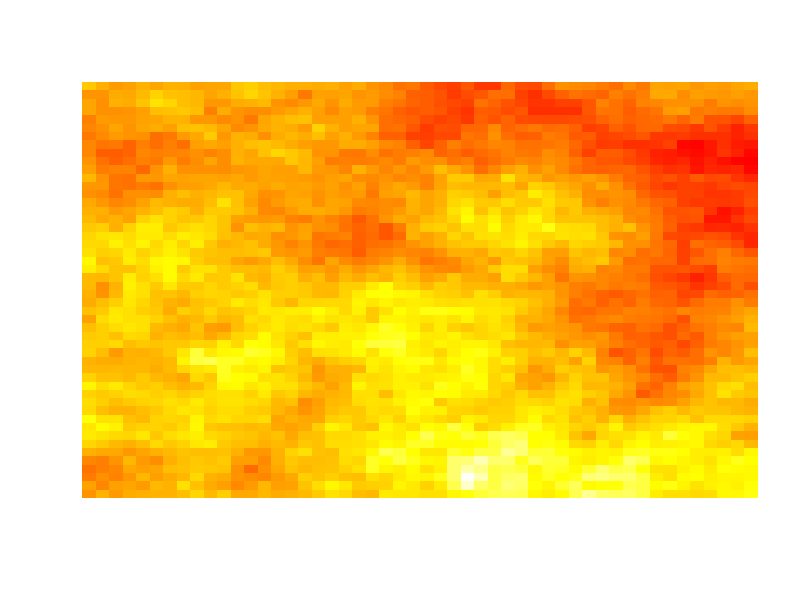

Generate this figure with R: (Note: a time limit stopped this script after it produced the figure.)
##########################################################################
### Simulation
### True Variance: It is the variance calculated by 100 times simulation
###                It is related to the size of domains. (e.g. for a
###                20 by 20 squre, its var is different to that of a 
###                30 by 30 one.)
###
### True Mean: It is also depends on the size of domains, and
###            it is also simulated 100 times for the mean.
###
### Author: Leshun Xu
### Last modified date: 2019-07-15
##########################################################################


# setwd("working directory")
library(MASS)

nedge <- 50        # the number of the colums and rows of the Z field
mpts <- nedge^2    # the number of individuals in the Z field

p2p.dis <- matrix(0, mpts, mpts)
for(i in 1:mpts){
  for(j in i:mpts){
    p1 <- (i-1)%/%nedge
    p2 <- (i-1)%%nedge
    q1 <- (j-1)%/%nedge
    q2 <- (j-1)%%nedge
    dis <- sqrt((p1-q1)^2+(p2-q2)^2)
    p2p.dis[i,j] <- dis
    p2p.dis[j,i] <- dis
  }
}

sigma <- exp(-0.05*p2p.dis) # transfer distance into covariances

set.seed(2019)
seqn <- mvrnorm(n = 1, rep(0, mpts), sigma)
pix <- matrix(seqn, nedge, nedge, byrow = TRUE) # generate the Z field

# plot the Z field
pixtt <- pix[,nrow(pix):1]
image(pixtt, col=heat.colors(100), axes=FALSE)


g <- function(z){
  exp(z)/(1+exp(z))
}

f <- function(z){
  z                    # case1: f(z)=z
  # z^3-3*z^2+2*z+0.01   # case2: f(z)=z^3-3*z^2+2*z+0.01
  # 2*sin(z)             # case3: f(z)=2*sin(z)
  # exp(z)-5             # case4: f(z)=exp(z)
}

# This function is for the inclusion probabilities of HT estimators.
selec.prob <- function(ind1, ind2, dn, m1, m2, k){
  p1 <- m1/dn; p2 <- m2/dn
  pi1 <- 1-(1-p1)^k
  pi2 <- 1-(1-p2)^k
  pi12 <- 2*(k-1)*pi1*pi2/(2*k-pi1-pi2)
  c(pi1, pi2, pi12)
}

field.z <- pix
field.f <- f(field.z)
field.g <- g(field.z)

##########################################################################
### Simulation for the true variance and true mean (start here)
SumSnSeq <- data.frame(matrix(ncol = nedge, nrow = 0))
colnames(SumSnSeq) <- paste("Sn", 1:nedge, sep = "")

t <- 0
for (i in 1:100) {
  t <- t+1
  set.seed(i)
  seqn <- mvrnorm(n = 1, rep(0, mpts), sigma)
  pix.t <- matrix(seqn, nedge, nedge, byrow = TRUE)
  field.z.t <- pix.t
  field.f.t <- f(field.z.t)
  vecTemp <- NULL
  for (j in 1:nedge) {
    vecTemp <- c(vecTemp, sum(field.f.t[1:j,1:j]))
  }
  SumSnSeq[t,] <- vecTemp
}
### Simulation for the true variance and true mean (end here)
##########################################################################

set.seed(2)
temp.r <- rbinom(mpts, 1, field.g)
field.r <- matrix(temp.r, nedge, nedge, byrow = FALSE)

field.x <- field.f*field.r

size <- seq(40, nedge, 1)

recorded <- data.frame(matrix(ncol = 11, nrow = 0))
colnames(recorded) <- c("SampleSize", "DnSize", "DnVar",
                        "NEW.var","NEW.err1",
                        "HT.var", "HTvar.err3",
                        "Sum.MHT", "Sum.MHT.err",
                        "Sum.HT", "Sum.HT.err"
)

t <- 0

for (s in size) {
  t <- t+1
  r01 <- matrix(0, s, nedge-s)
  r02 <- matrix(0, nedge-s, nedge)
  Rn <- field.r[1:s, 1:s]
  Rn2field <- cbind(Rn, r01)
  Rn2field <- rbind(Rn2field, r02)
  index <- which(Rn2field!=0)
  sample.cov <- sigma[index, index]
  
  Dn.1 <- matrix(1, s, s)
  temp.field <- cbind(Dn.1, r01)
  temp.field <- rbind(temp.field, r02)
  index2 <- which(temp.field!=0)
  Dn.f <- field.f[index2]
  
  sumDn.true <- sum(Dn.f)
  varDn.true <- var(SumSnSeq[,s])
  
  
  f.seq <- field.f[index]   # Observed as a sample
  g.seq <- field.g[index]
  
  n.seq <- length(index)    # it is the sample size
  Dn.size <- length(index2) # It is the finite population size
  
  varDn.est.HT <- 0         # This is H-T estimator of the variance
  sumDn.est.MHT <- 0        # This is MHT estimator of the pop total
  sumDn.est.HT <- 0         # This is H-T estimator of the pop total
  for (i in 1:n.seq) {
    for (j in 1:n.seq) {
      if (i==j) {
        selec.s <- selec.prob(index[i], index[j], s^2, 1, 1, n.seq)
        selec.i <- selec.s[1]
        varDn.est.HT <- varDn.est.HT + f.seq[i]^2*(1-selec.i)/selec.i^2
      }else{
        selec.s <- selec.prob(index[i], index[j], s^2, 1, 1, n.seq)
        selec.i <- selec.s[1]
        selec.j <- selec.s[2]
        selec.ij <- selec.s[3]
        varDn.est.HT <- varDn.est.HT + f.seq[i]*f.seq[j]*(selec.ij - selec.i * selec.j)/selec.ij/selec.i/selec.j
      }
    }
    sumDn.est.MHT <- sumDn.est.MHT + f.seq[i]/g.seq[i]
    
    selec.s <- selec.prob(index[i], index[i], s^2, 1, 1, n.seq)
    selec.i <- selec.s[1]
    sumDn.est.HT <- sumDn.est.HT + f.seq[i]/selec.i
  }
  
  field.xtmp <- field.x
  
  ##########################################################################
  ### The mHT estimator of the variance (start here)
  
  kn <- floor(s^0.7)   # the bolck size is kn*kn
  mn <- floor(50/kn)   # the number of blocks is mn*mn
  vbar <- sumDn.est.MHT/mn/mn
  figi <- field.xtmp/field.g
  sumtmp <- 0

  ### Note: In the following, blue blocks are neighbours of a red block.
  ## Case 1: Number of red blocks=1; Number of blue blocks=3;
  c1rblock <- figi[1:kn, 1:kn]
  term1 <- sum(c1rblock)-vbar
  sumtmp <- sumtmp + term1^2
  c1bblock1 <- figi[(kn+1):(2*kn), 1:kn]
  sumtmp <- sumtmp +term1 * (sum(c1bblock1) - vbar)
  c1bblock2 <- figi[1:kn, (kn+1):(2*kn)]
  sumtmp <- sumtmp +term1 * (sum(c1bblock2) - vbar)
  c1bblock3 <- figi[(kn+1):(2*kn), (kn+1):(2*kn)]
  sumtmp <- sumtmp +term1 * (sum(c1bblock3) - vbar)
  
  ## Case 2: Number of red blocks=mn-2; Number of blue blocks=5;
  for (m in 1:(mn-2)) {
    c2rblock <- figi[(m*kn+1):((m+1)*kn), 1:kn]
    term1 <- sum(c2rblock)-vbar
    sumtmp <- sumtmp + term1^2
    c2bblock1 <- figi[((m-1)*kn+1):(m*kn), 1:kn]               # on its left
    sumtmp <- sumtmp +term1 * (sum(c2bblock1) - vbar)
    c2bblock2 <- figi[((m+1)*kn+1):((m+2)*kn), 1:kn]           # on its right
    sumtmp <- sumtmp +term1 * (sum(c2bblock2) - vbar)
    c2bblock3 <- figi[((m-1)*kn+1):(m*kn), (kn+1):(kn+kn)]     # left-bottom
    sumtmp <- sumtmp +term1 * (sum(c2bblock3) - vbar)
    c2bblock4 <- figi[(m*kn+1):((m+1)*kn), (kn+1):(kn+kn)]     # under it
    sumtmp <- sumtmp +term1 * (sum(c2bblock4) - vbar)
    c2bblock5 <- figi[((m+1)*kn+1):((m+2)*kn), (kn+1):(kn+kn)] # right-bottom
    sumtmp <- sumtmp +term1 * (sum(c2bblock5) - vbar)
  }
  
  ## Case 3:  Number of red blocks=1; Number of blue blocks=3;
  c3rblock <- figi[((mn-1)*kn+1):(mn*kn), 1:kn]
  term1 <- sum(c3rblock)-vbar
  sumtmp <- sumtmp + term1^2
  c3bblock1 <- figi[((mn-2)*kn+1):((mn-1)*kn), 1:kn]
  sumtmp <- sumtmp +term1 * (sum(c3bblock1) - vbar)
  c3bblock2 <- figi[((mn-2)*kn+1):((mn-1)*kn), (kn+1):(2*kn)]
  sumtmp <- sumtmp +term1 * (sum(c3bblock2) - vbar)
  c3bblock3 <- figi[((mn-1)*kn+1):(mn*kn), (kn+1):(2*kn)]
  sumtmp <- sumtmp +term1 * (sum(c3bblock3) - vbar)
  
  ## Case 4: Number of red blocks=mn-2; Number of blue blocks=5;
  for (m in 1:(mn-2)) {
    c4rblock <- figi[1:kn, (m*kn+1):((m+1)*kn)]
    term1 <- sum(c4rblock)-vbar
    sumtmp <- sumtmp + term1^2
    c4bblock1 <- figi[1:kn, ((m-1)*kn+1):(m*kn)]               # above it
    sumtmp <- sumtmp +term1 * (sum(c4bblock1) - vbar)
    c4bblock2 <- figi[1:kn, ((m+1)*kn+1):((m+2)*kn)]           # under it
    sumtmp <- sumtmp +term1 * (sum(c4bblock2) - vbar)
    c4bblock3 <- figi[(kn+1):(kn+kn), ((m-1)*kn+1):(m*kn)]     # right-top
    sumtmp <- sumtmp +term1 * (sum(c4bblock3) - vbar)
    c4bblock4 <- figi[(kn+1):(kn+kn), (m*kn+1):((m+1)*kn)]     # right
    sumtmp <- sumtmp +term1 * (sum(c4bblock4) - vbar)
    c4bblock5 <- figi[(kn+1):(kn+kn), ((m+1)*kn+1):((m+2)*kn)] # right-bottom
    sumtmp <- sumtmp +term1 * (sum(c4bblock5) - vbar)
  }
  
  ## Case 5: Number of red blocks=(mn-2)^2; Number of blue blocks=8;
  for (m1 in 1:(mn-2)) {
    for (m2 in 1:(mn-2)) {
      c5rblock <- figi[(m1*kn+1):((m1+1)*kn), (m2*kn+1):((m2+1)*kn)]
      term1 <- sum(c5rblock)-vbar
      sumtmp <- sumtmp + term1^2
      c5bblock1 <- figi[((m1-1)*kn+1):(m1*kn), ((m2-1)*kn+1):(m2*kn)]
      sumtmp <- sumtmp +term1 * (sum(c5bblock1) - vbar)
      c5bblock2 <- figi[(m1*kn+1):((m1+1)*kn), ((m2-1)*kn+1):(m2*kn)]
      sumtmp <- sumtmp +term1 * (sum(c5bblock2) - vbar)
      c5bblock3 <- figi[((m1+1)*kn+1):((m1+2)*kn), ((m2-1)*kn+1):(m2*kn)]
      sumtmp <- sumtmp +term1 * (sum(c5bblock3) - vbar)
      
      c5bblock4 <- figi[((m1-1)*kn+1):(m1*kn), (m2*kn+1):((m2+1)*kn)]
      sumtmp <- sumtmp +term1 * (sum(c5bblock4) - vbar)
      c5bblock5 <- figi[((m1+1)*kn+1):((m1+2)*kn), (m2*kn+1):((m2+1)*kn)]
      sumtmp <- sumtmp +term1 * (sum(c5bblock5) - vbar)
      
      c5bblock6 <- figi[((m1-1)*kn+1):(m1*kn), ((m2+1)*kn+1):((m2+2)*kn)]
      sumtmp <- sumtmp +term1 * (sum(c5bblock6) - vbar)
      c5bblock7 <- figi[(m1*kn+1):((m1+1)*kn), ((m2+1)*kn+1):((m2+2)*kn)]
      sumtmp <- sumtmp +term1 * (sum(c5bblock7) - vbar)
      c5bblock8 <- figi[((m1+1)*kn+1):((m1+2)*kn), ((m2+1)*kn+1):((m2+2)*kn)]
      sumtmp <- sumtmp +term1 * (sum(c5bblock8) - vbar)
    }
  }
  
  ## Case 6: Number of red blocks=mn-2; Number of blue blocks=5;
  for (m in 1:(mn-2)) {
    c6rblock <- figi[((mn-1)*kn+1):(mn*kn), (m*kn+1):((m+1)*kn)]
    term1 <- sum(c6rblock)-vbar
    sumtmp <- sumtmp + term1^2
    c6bblock1 <- figi[((mn-1)*kn+1):(mn*kn), ((m-1)*kn+1):(m*kn)]
    sumtmp <- sumtmp +term1 * (sum(c6bblock1) - vbar)
    c6bblock2 <- figi[((mn-1)*kn+1):(mn*kn), ((m+1)*kn+1):((m+2)*kn)]
    sumtmp <- sumtmp +term1 * (sum(c6bblock2) - vbar)
    c6bblock3 <- figi[((mn-2)*kn+1):((mn-1)*kn), ((m-1)*kn+1):(m*kn)]
    sumtmp <- sumtmp +term1 * (sum(c6bblock3) - vbar)
    c6bblock4 <- figi[((mn-2)*kn+1):((mn-1)*kn), (m*kn+1):((m+1)*kn)]
    sumtmp <- sumtmp +term1 * (sum(c6bblock4) - vbar)
    c6bblock5 <- figi[((mn-2)*kn+1):((mn-1)*kn), ((m+1)*kn+1):((m+2)*kn)]
    sumtmp <- sumtmp +term1 * (sum(c6bblock5) - vbar)
  }
  
  ## Case 7: Number of red blocks=1; Number of blue blocks=3;
  c7rblock <- figi[1:kn, ((mn-1)*kn+1):(mn*kn)]
  term1 <- sum(c7rblock)-vbar
  sumtmp <- sumtmp + term1^2
  c7bblock1 <- figi[(kn+1):(2*kn), ((mn-1)*kn+1):(mn*kn)]
  sumtmp <- sumtmp +term1 * (sum(c7bblock1) - vbar)
  c7bblock2 <- figi[1:kn,  ((mn-2)*kn+1):((mn-1)*kn)]
  sumtmp <- sumtmp +term1 * (sum(c7bblock2) - vbar)
  c7bblock3 <- figi[(kn+1):(2*kn), ((mn-2)*kn+1):((mn-1)*kn)]
  sumtmp <- sumtmp +term1 * (sum(c7bblock3) - vbar)
  
  ## Case 8: Number of red blocks=mn-2; Number of blue blocks=5;
  for (m in 1:(mn-2)) {
    c8rblock <- figi[(m*kn+1):((m+1)*kn), ((mn-1)*kn+1):(mn*kn)]
    term1 <- sum(c8rblock)-vbar
    sumtmp <- sumtmp + term1^2
    c8bblock1 <- figi[((m-1)*kn+1):(m*kn), ((mn-1)*kn+1):(mn*kn)]
    sumtmp <- sumtmp +term1 * (sum(c8bblock1) - vbar)
    c8bblock2 <- figi[((m+1)*kn+1):((m+2)*kn), ((mn-1)*kn+1):(mn*kn)]
    sumtmp <- sumtmp +term1 * (sum(c8bblock2) - vbar)
    c8bblock3 <- figi[((m-1)*kn+1):(m*kn), ((mn-2)*kn+1):((mn-1)*kn)]
    sumtmp <- sumtmp +term1 * (sum(c8bblock3) - vbar)
    c8bblock4 <- figi[(m*kn+1):((m+1)*kn), ((mn-2)*kn+1):((mn-1)*kn)]
    sumtmp <- sumtmp +term1 * (sum(c8bblock4) - vbar)
    c8bblock5 <- figi[((m+1)*kn+1):((m+2)*kn), ((mn-2)*kn+1):((mn-1)*kn)]
    sumtmp <- sumtmp +term1 * (sum(c8bblock5) - vbar)
  }
  
  ## Case 9:  Number of red blocks=1; Number of blue blocks=3;
  c9rblock <- figi[((mn-1)*kn+1):(mn*kn), ((mn-1)*kn+1):(mn*kn)]
  term1 <- sum(c9rblock)-vbar
  sumtmp <- sumtmp + term1^2
  c9bblock1 <- figi[((mn-2)*kn+1):((mn-1)*kn), ((mn-1)*kn+1):(mn*kn)]
  sumtmp <- sumtmp +term1 * (sum(c9bblock1) - vbar)
  c9bblock2 <- figi[((mn-2)*kn+1):((mn-1)*kn), ((mn-2)*kn+1):((mn-1)*kn)]
  sumtmp <- sumtmp +term1 * (sum(c9bblock2) - vbar)
  c9bblock3 <- figi[((mn-1)*kn+1):(mn*kn), ((mn-2)*kn+1):((mn-1)*kn)]
  sumtmp <- sumtmp +term1 * (sum(c9bblock3) - vbar)
  
  NEW.MHT <- sumtmp - sum((1-g.seq)/g.seq/g.seq*f.seq^2)
  
  ### The mHT estimator of the variance (end here)
  ##########################################################################
  
  recorded[t,] <- 
    c(n.seq, s^2, varDn.true,
      NEW.MHT, abs((NEW.MHT-varDn.true)/varDn.true),
      varDn.est.HT, abs((varDn.est.HT-varDn.true)/varDn.true),
      sumDn.est.MHT, abs((sumDn.est.MHT-sumDn.true)/sumDn.true),
      sumDn.est.HT, abs((sumDn.est.HT-sumDn.true)/sumDn.true)
    )
  print(recorded[t,c(1,2,5,7,9,11)])
}

round(recorded[,c(1,2,5,7,9,11)],4)


yup <- max(abs(recorded$NEW.err1), abs(recorded$HTvar.err3))
ylo <- min(abs(recorded$NEW.err1), abs(recorded$HTvar.err3))

plot(abs(recorded$NEW.err1), type = "l", xlab = "Index of Domains", ylab = "ARE Errors",
     col = "red", lty=1, lwd=3, cex.lab=1.5, cex.axis=1.5,
     ylim = c(ylo,yup),xaxt = "n")
axis(1, at=1:11, labels=c(1:11))
points(abs(recorded$NEW.err1), col = "red", lty=1, lwd=2, pch=19)
lines(abs(recorded$HTvar.err3), lty=2, lwd=2, col="blue")
points(abs(recorded$HTvar.err3), col = "blue", lty=1, lwd=2, pch=19)
legend(7.6, .985, legend=c("mHT Estimator", "HT Estimator"),
       col=c("red", "blue"), lty=1:2, lwd=2, cex=1.4)

plot(abs(recorded$Sum.MHT.err), type = "l", xlab = "Index of Domains", ylab = "ARE Errors",
     ylim = c(0, max(abs(recorded$Sum.HT.err))),
     col = "red", lty=1, lwd=3, cex.lab=1.5, cex.axis=1.5,xaxt = "n")
axis(1, at=1:11, labels=c(1:11))
points(abs(recorded$Sum.MHT.err), col = "red", lty=1, lwd=2, pch=19)
lines(abs(recorded$Sum.HT.err), lty=2, lwd=2, col="blue")
points(abs(recorded$Sum.HT.err), col = "blue", lty=1, lwd=2, pch=19)
legend(7.5, .55, legend=c("mHT Estimator", "HT Estimator"),
       col=c("red", "blue"), lty=1:2, lwd=2, cex=1.5)
